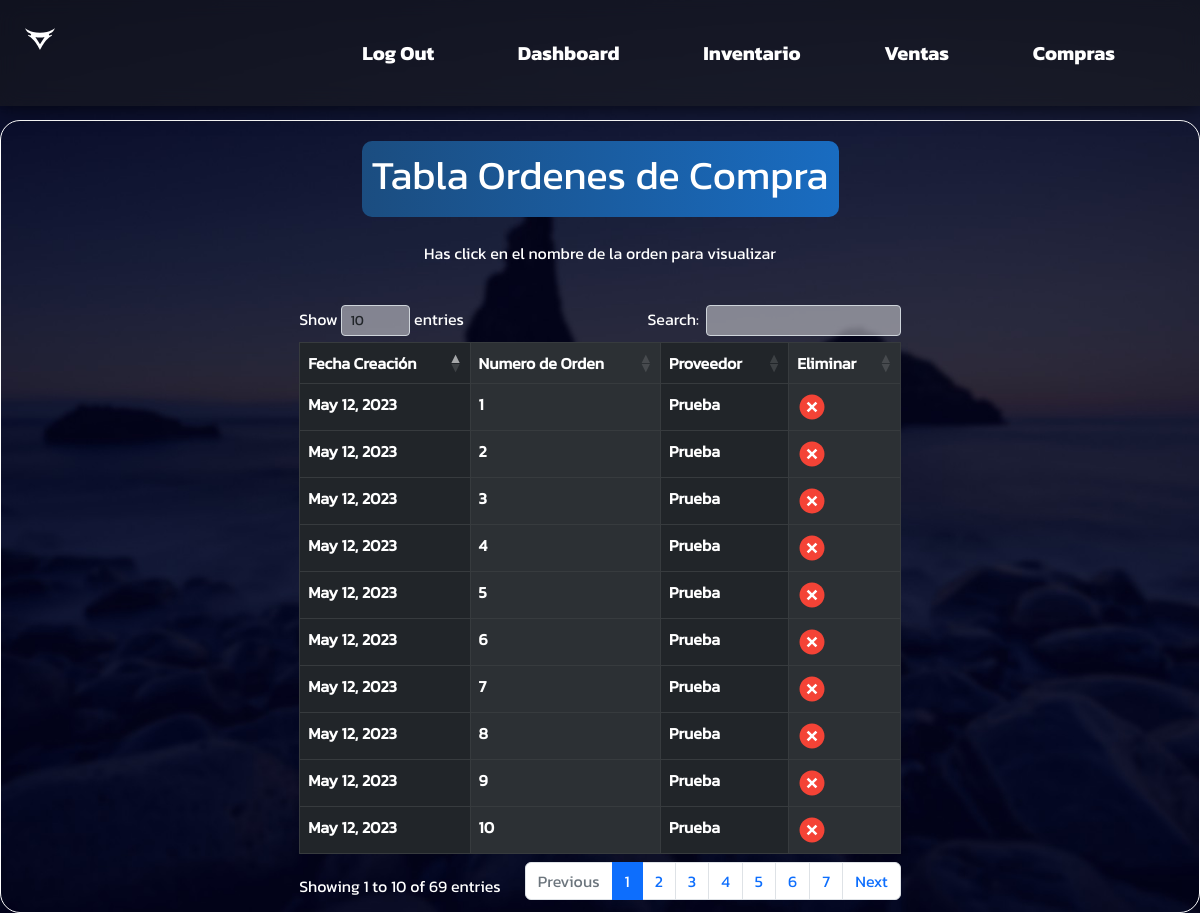
The app's page /compras/ordencompra/getorden/ (signed in), older data.
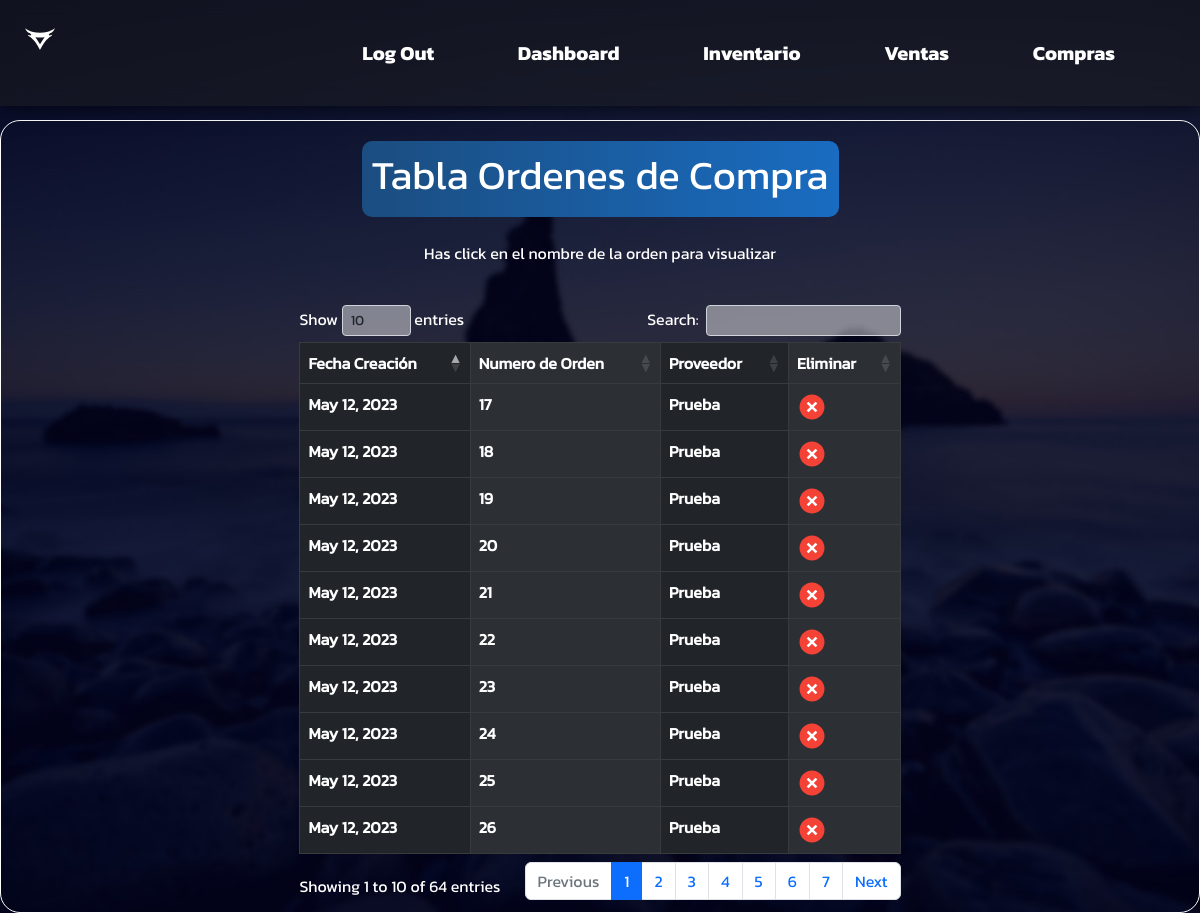
The same page, newer data.
### compras/models.py (models this page shows, shortened)
class OrdenDeCompra(models.Model):
    numero_orden= models.AutoField(primary_key=True)
    fecha_orden = models.DateField( default=timezone.now)
    proveedor = models.ForeignKey(Proveedor, on_delete=models.CASCADE, to_field="id")
    archivo = models.FileField(null=True, upload_to='documents/ordenescompra')
    monto = models.BigIntegerField()

class Proveedor(models.Model):
    id = models.AutoField(primary_key=True)
    nombre = models.CharField(max_length=50)
    direccion = models.TextField(default="Sin dirección")
    numero_telefono = models.IntegerField(default=000000000000)

### compras/views.py (the view)
# urls.py: path("ordencompra/getorden/", views.historico_ordenes_compra, name="get_orden"),
@login_required
def historico_ordenes_compra(request):
    orden = OrdenDeCompra.objects.all()
    return render(request, "historico_ordenes_compra.html", {"ordenes": orden})

### compras/templates/historico_ordenes_compra.html (shortened to what this page needs)
{% extends 'base_sesion2.html' %}
{% load static %}
{% block content %}
<link rel="stylesheet" href="{% static 'css/items.css' %}">
<link rel="stylesheet" href="{% static 'css/bootstrap.min.css' %}">
<link rel="stylesheet" href="{% static 'css/dataTables.bootstrap5.min.css' %}">
    <div class="tablaFacturas">
        <label class="Titulo c2">
            <h1>Tabla Ordenes de Compra</h1>
        </label>
        <br>
        <p>Has click en el nombre de la orden para visualizar</p>
        <br>
        <div class="table-responsive-sm ">
            <table class="table  table-dark table-striped-columns table-bordered" id="tabla-prod">
                <thead>
                    <tr>
                        <th class="centrado">Fecha Creación</th>
                        <th class="centrado">Numero de Orden</th>
                        <th class="centrado">Proveedor</th>
                        <th class="centrado">Eliminar</th>
                    </tr>
                </thead>
                <tbody>
                    {% for orden in ordenes %}
                    <tr>
                        <th><a href="{% url 'get_orden_document' orden.numero_orden %}">{{orden.fecha_orden}}</a></th>
                        <th><a href="{% url 'get_orden_document' orden.numero_orden %}">{{orden.numero_orden}}</a></th>
                        <th><a href="{% url 'get_orden_document' orden.numero_orden %}">{{orden.proveedor.nombre}}</a></th>
                        <th><a href="{% url 'delete_orden' orden.numero_orden %}"> <img src="{% static 'img/eliminar.svg'%}"></a></th>
                    </tr>
                    {% endfor %}
                </tbody>
            </table>
        </div>
    </div>
{% endblock %}

Row changes from the older to the newer data that the page shows:
removed OrdenDeCompra: fecha_orden "May 12, 2023", numero_orden "1", proveedor.nombre "Prueba"
removed OrdenDeCompra: fecha_orden "May 12, 2023", numero_orden "2", proveedor.nombre "Prueba"
removed OrdenDeCompra: fecha_orden "May 12, 2023", numero_orden "3", proveedor.nombre "Prueba"
removed OrdenDeCompra: fecha_orden "May 12, 2023", numero_orden "4", proveedor.nombre "Prueba"
removed OrdenDeCompra: fecha_orden "May 12, 2023", numero_orden "5", proveedor.nombre "Prueba"
removed OrdenDeCompra: fecha_orden "May 12, 2023", numero_orden "6", proveedor.nombre "Prueba"
removed OrdenDeCompra: fecha_orden "May 12, 2023", numero_orden "7", proveedor.nombre "Prueba"
removed OrdenDeCompra: fecha_orden "May 12, 2023", numero_orden "8", proveedor.nombre "Prueba"
removed OrdenDeCompra: fecha_orden "May 12, 2023", numero_orden "9", proveedor.nombre "Prueba"
removed OrdenDeCompra: fecha_orden "May 12, 2023", numero_orden "10", proveedor.nombre "Prueba"
now on this page (row unchanged): OrdenDeCompra: fecha_orden "May 12, 2023", numero_orden "17", proveedor.nombre "Prueba"
now on this page (row unchanged): OrdenDeCompra: fecha_orden "May 12, 2023", numero_orden "18", proveedor.nombre "Prueba"
now on this page (row unchanged): OrdenDeCompra: fecha_orden "May 12, 2023", numero_orden "19", proveedor.nombre "Prueba"
now on this page (row unchanged): OrdenDeCompra: fecha_orden "May 12, 2023", numero_orden "20", proveedor.nombre "Prueba"
now on this page (row unchanged): OrdenDeCompra: fecha_orden "May 12, 2023", numero_orden "21", proveedor.nombre "Prueba"
now on this page (row unchanged): OrdenDeCompra: fecha_orden "May 12, 2023", numero_orden "22", proveedor.nombre "Prueba"
now on this page (row unchanged): OrdenDeCompra: fecha_orden "May 12, 2023", numero_orden "23", proveedor.nombre "Prueba"
now on this page (row unchanged): OrdenDeCompra: fecha_orden "May 12, 2023", numero_orden "24", proveedor.nombre "Prueba"
now on this page (row unchanged): OrdenDeCompra: fecha_orden "May 12, 2023", numero_orden "25", proveedor.nombre "Prueba"
now on this page (row unchanged): OrdenDeCompra: fecha_orden "May 12, 2023", numero_orden "26", proveedor.nombre "Prueba"
Text that changed along with them:
text written by a page script: "Show entries Search: Showing 1 to 10 of 69 entries Previous 1 2 3 4 5 6 7 Next" → "Show entries Search: Showing 1 to 10 of 64 entries Previous 1 2 3 4 5 6 7 Next"
